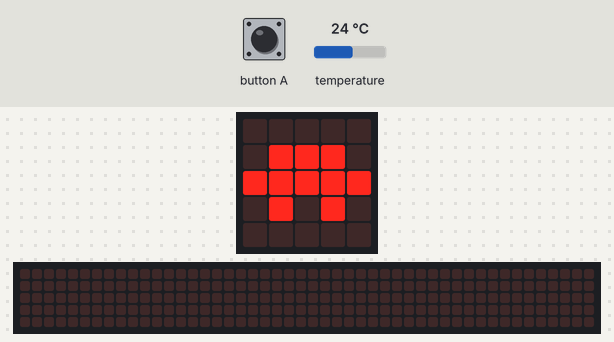
Simulated run of this program. Board: BBC micro:bit (MakeCode). Shown: the board's 5×5 LED display, a strip that is not on the board, showing the scrolling text unrolled. The test bench sets the inputs (shaded band); at power-on: temperature 24 °C. The 48×5 strip is a reading aid, not a part: it shows the text the display is scrolling, unrolled, one strip-width of it at a time.

Above: at 19.7 s.
At 21.9 s:
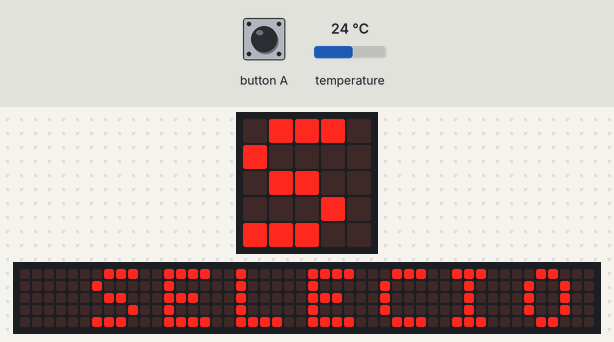
22.0 s: button A pressed for 0.15 s
At 32.0 s:
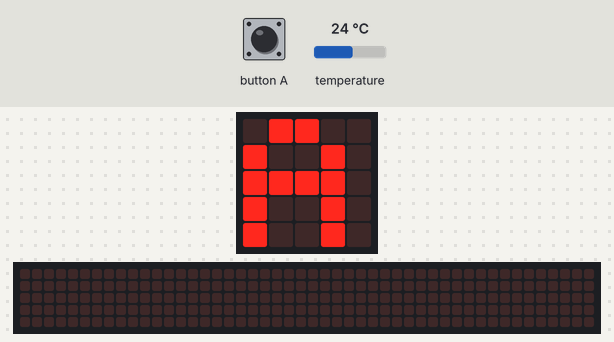
At 36.9 s:
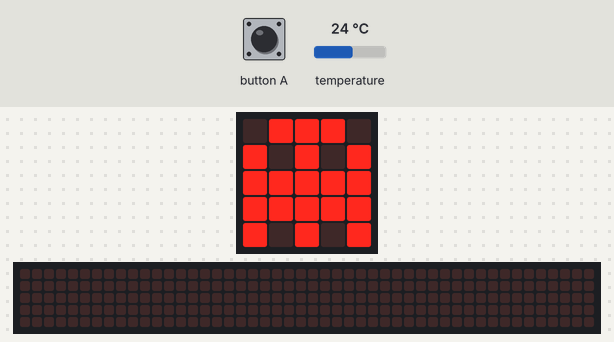

The program:

main.ts
```typescript
input.onButtonPressed(Button.A, function () {
    basic.showNumber(input.temperature())
    while (input.temperature() >= 26 && input.temperature() <= 34) {
        basic.showLeds(`
            # # # # #
            . . # . .
            . . # . .
            . . # . .
            . . # . .
            `)
        basic.pause(100)
        basic.showLeds(`
            . . . . .
            . . . . .
            . . # . .
            . # # # .
            . . # . .
            `)
        basic.pause(100)
        basic.showLeds(`
            # . . # .
            # # . # .
            # . # # .
            # . . # .
            # . . # .
            `)
        basic.pause(100)
        basic.showIcon(IconNames.Happy)
        basic.pause(100)
        basic.showNumber(input.temperature())
    }
    while (input.temperature() < 26) {
        basic.showLeds(`
            # # # # #
            . . # . .
            . . # . .
            . . # . .
            . . # . .
            `)
        basic.pause(100)
        basic.showLeds(`
            . . . . .
            . . . . .
            . . # . .
            . # # # .
            . . # . .
            `)
        basic.pause(100)
        basic.showLeds(`
            # # # . .
            # . . # .
            # # # . .
            # . . # .
            # # # . .
            `)
        basic.pause(100)
        basic.showIcon(IconNames.Ghost)
        basic.pause(100)
        basic.showNumber(input.temperature())
    }
    while (input.temperature() > 34) {
        basic.showLeds(`
            # # # # #
            . . # . .
            . . # . .
            . . # . .
            . . # . .
            `)
        basic.pause(100)
        basic.showLeds(`
            . . . . .
            . . . . .
            . . # . .
            . # # # .
            . . # . .
            `)
        basic.pause(100)
        basic.showLeds(`
            . # # . .
            # . . # .
            # # # # .
            # . . # .
            # . . # .
            `)
        basic.pause(100)
        basic.showIcon(IconNames.Skull)
        basic.pause(100)
        basic.showNumber(input.temperature())
    }
})
for (let index = 0; index < 2; index++) {
    basic.showLeds(`
        . # # # .
        # . . . #
        # . . . #
        # . . . #
        . # # # .
        `)
    basic.showLeds(`
        . # # # .
        # . . . #
        # . # . #
        # . . . #
        . # # # .
        `)
}
basic.showString(" INICIAR INCUBACION")
basic.showIcon(IconNames.Tortoise)
basic.showString(" SELECIONAR ")
basic.showLeds(`
    . # # . .
    # . . # .
    # # # # .
    # . . # .
    # . . # .
    `)
```

test.ts
```typescript
// aquí va el archivo "tests"; esto no se compilará cuando este paquete se utilice como una extensión.
```

Measured:
- after the input at 22.0 s, the display: first differs from a run without the input after 10.3 s (image 3 shows a later state)
- what the display in image 0 shows lasts 0.6 s, from 19.6 s to 20.2 s
- what the display in image 2 shows lasts 0.4 s, from 31.9 s to 32.3 s
